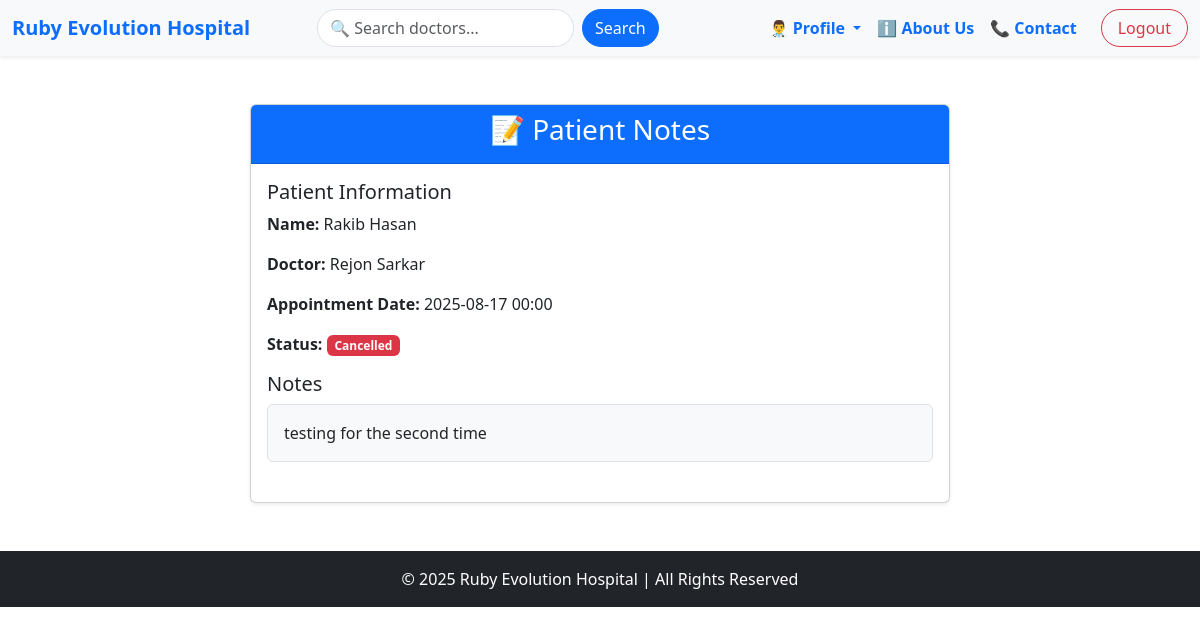
Page /appointment/patientNoteDetail/2 on the earlier database version.
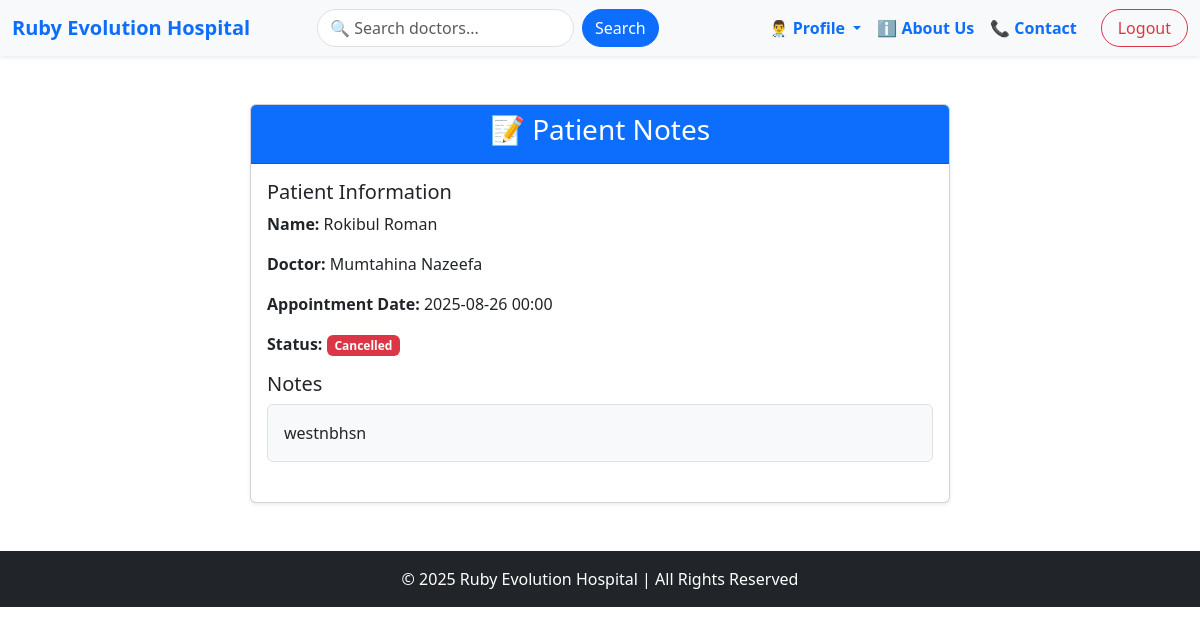
Same page on the later database version.
### appointment/models.py (models this page shows, shortened)
class Appointment(models.Model):
    STATUS_CHOICES = [
        ('Pending', 'Pending'),
        ('Confirmed', 'Confirmed'),
        ('Completed', 'Completed'),
        ('Cancelled', 'Cancelled'),
    ]
    patient = models.ForeignKey(PatientProfile, on_delete=models.CASCADE)
    doctor = models.ForeignKey(DoctorProfile, on_delete=models.CASCADE)
    appointment_date = models.DateTimeField()
    status = models.CharField(max_length=20, choices=STATUS_CHOICES, default='Pending')
    notes = models.TextField(null=True, blank=True)
    created_at = models.DateTimeField(auto_now_add=True)

### accounts/models.py (models this page shows, shortened)
class PatientProfile(models.Model):
    BLOOD_GROUP_CHOICES = [
        ('A+', 'A+'), ('A-', 'A-'),
        ('B+', 'B+'), ('B-', 'B-'),
        ('O+', 'O+'), ('O-', 'O-'),
        ('AB+', 'AB+'), ('AB-', 'AB-'),
    ]
    STATUS_CHOICES = [
        ('Outpatient', 'Outpatient'),
        ('Inpatient', 'Inpatient'),
        ('Discharged', 'Discharged'),
    ]
    GENDER_CHOICES = [
        ('Male', 'Male'),
        ('Female', 'Female'),
        ('Other', 'Other'),
    ]
    user = models.OneToOneField(CustomUser, on_delete=models.CASCADE)
    profile_picture = models.ImageField(upload_to='patient_profiles/', null=True, blank=True)
    date_of_birth = models.DateField(null=True, blank=True)
    gender = models.CharField(max_length=10, choices=GENDER_CHOICES, null=True, blank=True)
    contact_number = models.CharField(max_length=15, null=True, blank=True)
    address = models.TextField(null=True, blank=True)
    blood_group = models.CharField(max_length=3, choices=BLOOD_GROUP_CHOICES, null=True, blank=True)
    allergies = models.TextField(null=True, blank=True)
    emergency_contact_number = models.CharField(max_length=15, null=True, blank=True)
    status = models.CharField(max_length=20, choices=STATUS_CHOICES, default='Outpatient')

class CustomUser(AbstractUser):
    ROLE_CHOICES = (
        ('admin', 'Admin'),
        ('doctor', 'Doctor'),
        ('patient', 'Patient'),
        ('staff', 'Staff'),
    )
    CURRENT_STATUS = [
        ('apporved','Approved'),
        ('panding','Panding'),
        ('cancel','Cancel'),
    ]
    first_name = models.CharField(max_length=50,null=True)
    last_name = models.CharField(max_length=50,null=True)
    role = models.CharField(choices=ROLE_CHOICES, max_length=50,null=True, blank=True)
    current_status = models.CharField(choices=CURRENT_STATUS, max_length=50,default='panding')

class DoctorProfile(models.Model):
    DEPARTMENT_CHOICES = [
        ('Cardiology', 'Cardiology'),
        ('Neurology', 'Neurology'),
        ('Orthopedics', 'Orthopedics'),
        ('Pediatrics', 'Pediatrics'),
        ('General', 'General'),
        ('Dermatology', 'Dermatology'),
        ('Gynecology', 'Gynecology'),
    ]
    user = models.OneToOneField(CustomUser, on_delete=models.CASCADE,related_name='doctor')
    profile_picture = models.ImageField(upload_to='doctor_profiles/', null=True, blank=True)
    contact_number = models.CharField(max_length=15, null=True, blank=True)
    department = models.CharField(max_length=50, choices=DEPARTMENT_CHOICES, default='General')
    specialization = models.CharField(max_length=100, null=True, blank=True)
    qualification = models.CharField(max_length=200, null=True, blank=True)
    bio = models.TextField(null=True,blank=True)
    experience = models.PositiveIntegerField(default=0)
    consultation_fee = models.DecimalField(max_digits=8, decimal_places=2, default=0.00)
    availability_status = models.BooleanField(default=True)

### appointment/views.py (the view)
# urls.py: path('patientNoteDetail/<int:pk>', patientNoteDetail.as_view(), name='patientNoteDetail'),
class patientNoteDetail(DetailView):
    model = Appointment
    template_name='consultation/patientNote.html'
    context_object_name = 'patient'

### appointment/templates/consultation/patientNote.html (shortened to what this page needs)
{% extends "base.html" %}
{% load static %}
{% block content %}
<div class="container mt-5">
    <div class="card shadow-sm" style="max-width: 700px; margin:auto;">
        <div class="card-header bg-primary text-white text-center">
            <h3>📝 Patient Notes</h3>
        </div>
        <div class="card-body">
            <div class="mb-3">
                <h5>Patient Information</h5>
                <p><strong>Name:</strong> {{ patient.patient.user.get_full_name }}</p>
                <p><strong>Doctor:</strong> {{ patient.doctor.user.get_full_name }}</p>
                <p><strong>Appointment Date:</strong> {{ patient.appointment_date|date:"Y-m-d H:i" }}</p>
                <p><strong>Status:</strong>
                    <span class="badge
                        {% if patient.status == 'Completed' %}bg-success
                        {% elif patient.status == 'Pending' %}bg-warning text-dark
                        {% elif patient.status == 'Cancelled' %}bg-danger
                        {% else %}bg-info{% endif %}">
                        {{ patient.status }}
                    </span>
                </p>
            </div>
            <div class="mb-4">
                <h5>Notes</h5>
                <div class="p-3 border rounded bg-light">
                    {{ patient.notes|default:"No notes available" }}
                </div>
            </div>
        </div>
    </div>
</div>
{% endblock %}

Differences in the rows shown:
changed Appointment "Cancelled": patient.user.get_full_name "Rakib Hasan" → "Rokibul Roman"; doctor.user.get_full_name "Rejon Sarkar" → "Mumtahina Nazeefa"; appointment_date "2025-08-17 00:00" → "2025-08-26 00:00"; notes "testing for the second time" → "westnbhsn"
